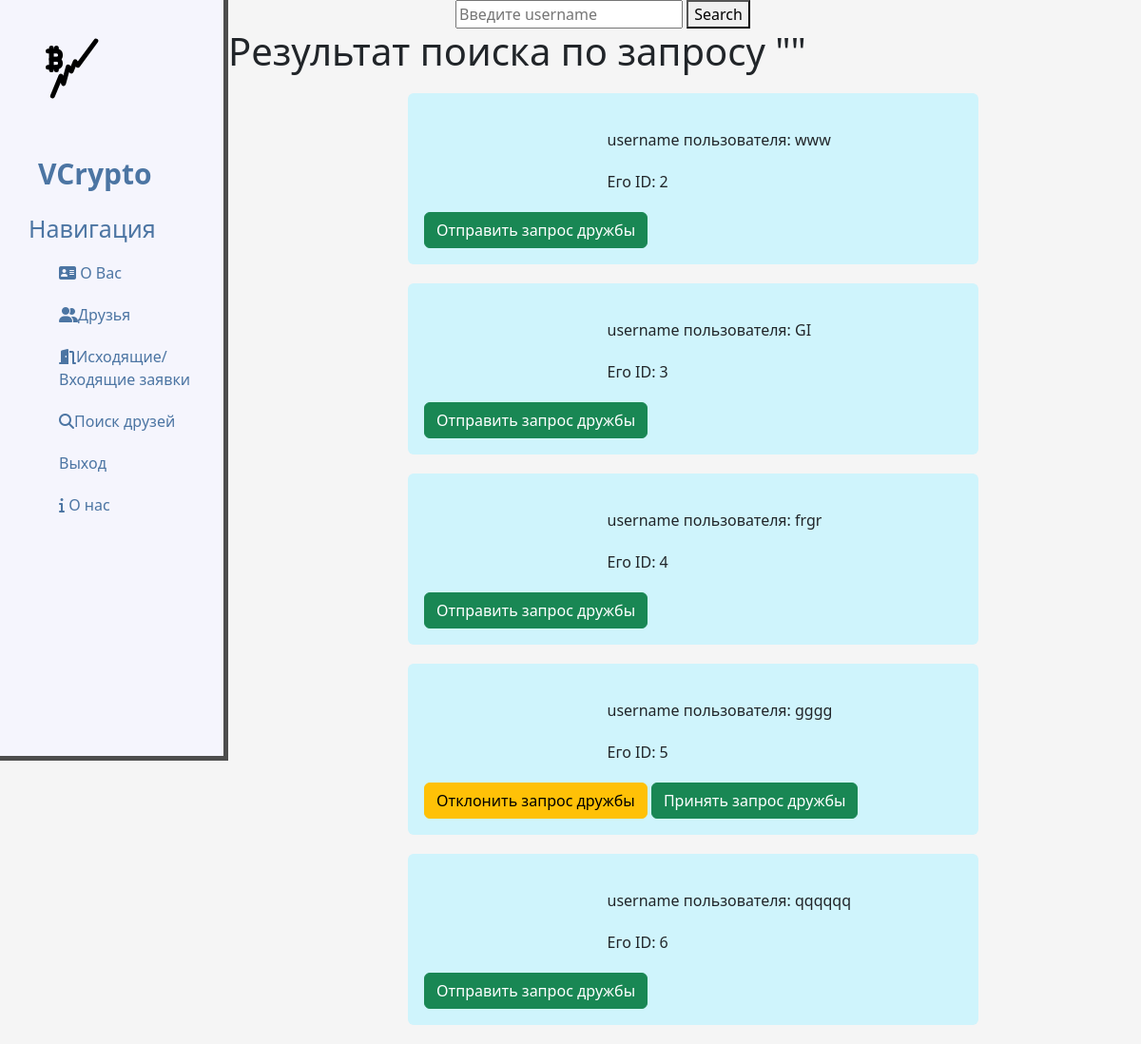
Before: /search_results/ (signed in) with the older database file.
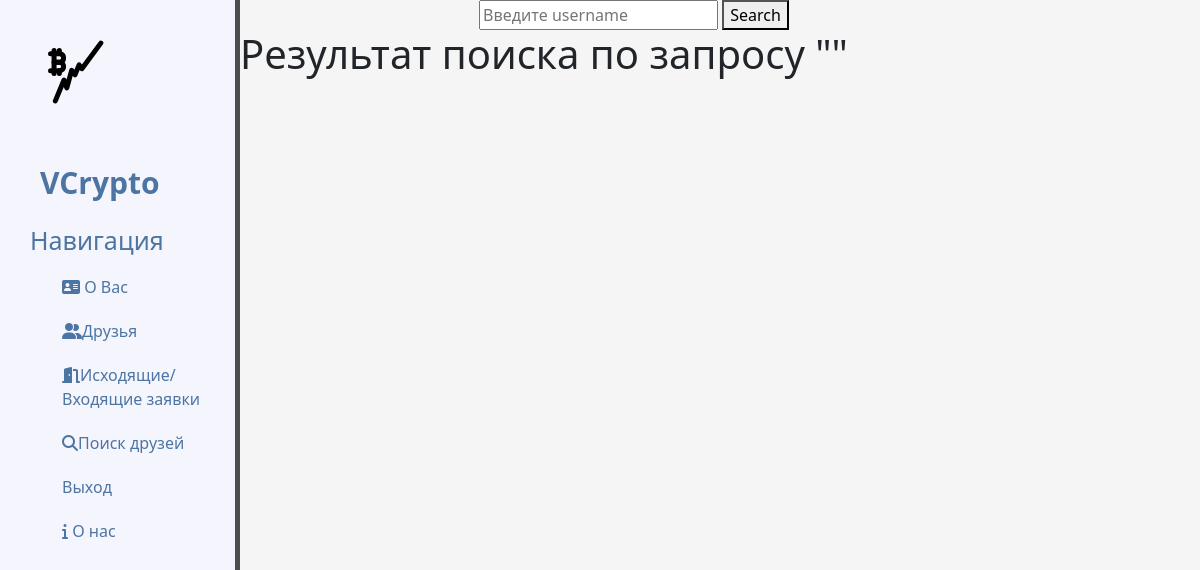
After: the same page with the newer database file.
### users/models.py (models this page shows)
class CustomUser(AbstractUser):
    friends = models.ManyToManyField('CustomUser', blank=True, symmetrical=True)
    bitcoin_address = models.CharField(max_length=100, blank=True)
    def __str__(self):
        return self.username

### main/views.py (the view)
# urls.py: path('search_results/', views.search_results, name='search_results'),
@login_required
def search_results(request):  # поисковая строка
    query = request.GET.get('query')
    if not query:
        query = ""
    results = models.CustomUser.objects.filter(username__icontains=query)
    print(results)
    return render(request, 'main/search_results.html', {'results': results, 'query': query})

### main/templatetags/extras.py (called while the page is built)
@register.simple_tag()
def get_friend_requests_receiver():  # показывает всех получателей
    return [x['receiver'] for x in FriendRequest.objects.values('receiver')]

@register.simple_tag()
def get_friend_requests_sender():  # показывает всех отправителей
    return [x['sender'] for x in FriendRequest.objects.values('sender')]

@register.simple_tag(name='receivers')
def receivers_list(user_id=None):  # показывает получателей от конкретного юзера
    receiver_ids = FriendRequest.objects.filter(sender=user_id).values_list('receiver', flat=True)
    return receiver_ids

@register.simple_tag(name='senders')
def senders_list(user_id=None):  # показывает получателей от конкретного юзера
    sender_ids = FriendRequest.objects.filter(receiver=user_id).values_list('sender', flat=True)
    return sender_ids

### main/templates/main/search_results.html (shortened to what this page needs)
{% extends 'main/layout.html' %}
{% load extras %}
{% block content %}
    <div class="feauture">
        <form action="{% url 'search_results' %}" method="get">
            <input type="text" name="query" placeholder="Введите username">
            <button type="submit">Search</button>
        </form>
        <h1>Результат поиска по запросу "{{ query }}"</h1>
        <ul>
            {% for result in results %}
                {% if user.id != result.id %}
                    <div class="alert alert-info">
                        {% get_friend_requests_receiver as friend_requests_receiver %}
                        {% get_friend_requests_sender as friend_requests_sender %}
                        {% receivers user_id=user.id as list_receivers %}
                        {% senders user_id=user.id as list_senders %}
                        <li><p>username пользователя: {{ result.username }}</p></li>
                        <li><p>Его ID: {{ result.id }}</p></li>
                        {% if result not in user.friends.all and result.id not in list_receivers and result.id not in list_senders %}
                            <a href="{% url 'send_friend_request' result.id %}" class="btn btn-success">Отправить запрос дружбы</a>
                        {% endif %}
                        {% if result not in user.friends.all and result.id in list_senders %}
                            <a href="{% url 'decline_friend_request' result.id %}" class="btn btn-warning">Отклонить запрос дружбы</a>
                            <a href="{% url 'accept_friend_request' result.id %}" class="btn btn-success">Принять запрос дружбы</a>
                        {% endif %}
                    </div>
                {% endif %}
            {% empty %}
                <li>No results found.</li>
            {% endfor %}
        </ul>
    </div>
{% endblock %}

Changed rows visible on the page:
removed CustomUser: username "www", id "2", shows "Отправить запрос дружбы"
removed CustomUser: username "GI", id "3", shows "Отправить запрос дружбы"
removed CustomUser: username "frgr", id "4", shows "Отправить запрос дружбы"
removed CustomUser: username "gggg", id "5", shows "Отклонить запрос дружбы"
removed CustomUser: username "qqqqqq", id "6", shows "Отправить запрос дружбы"
